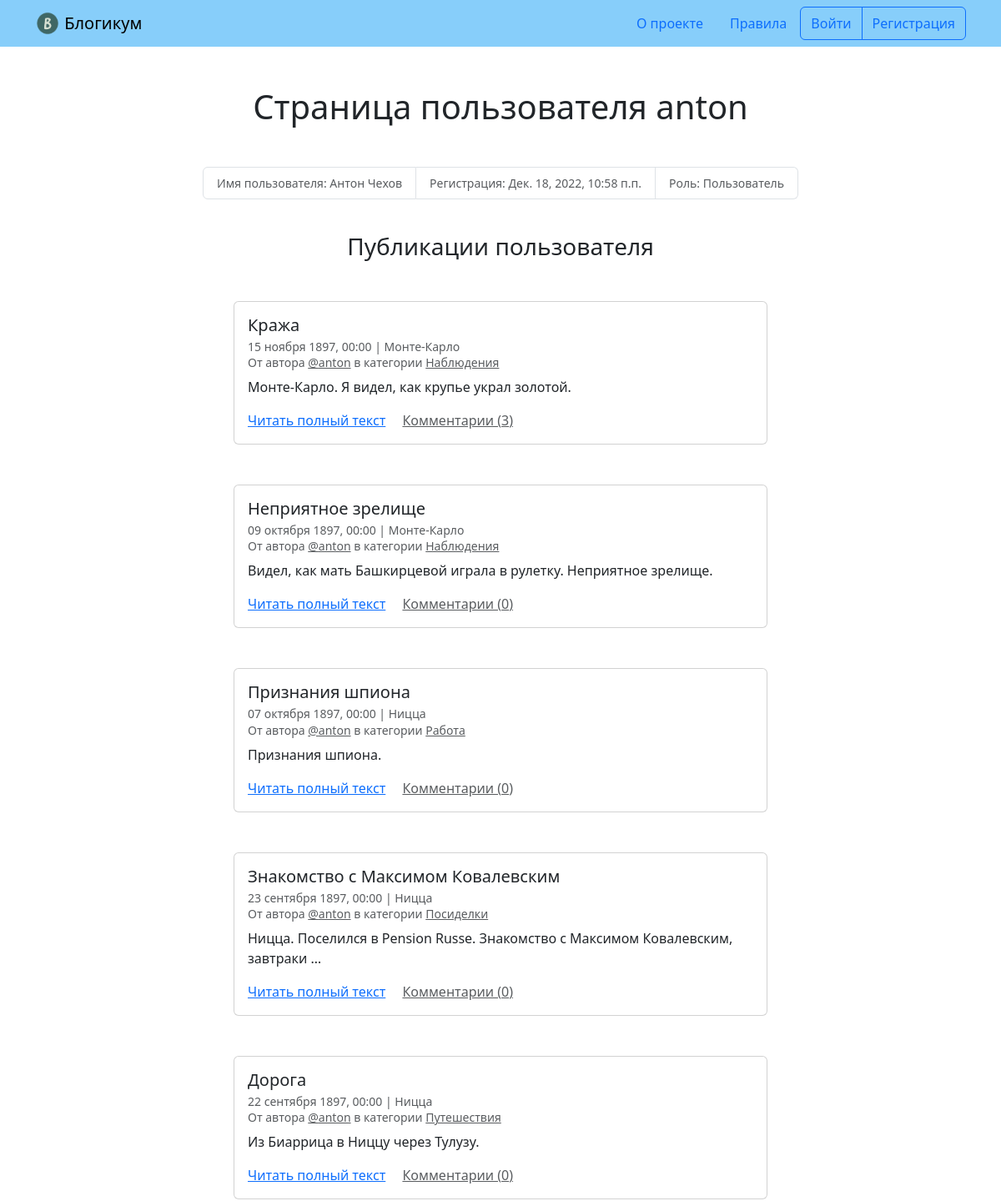
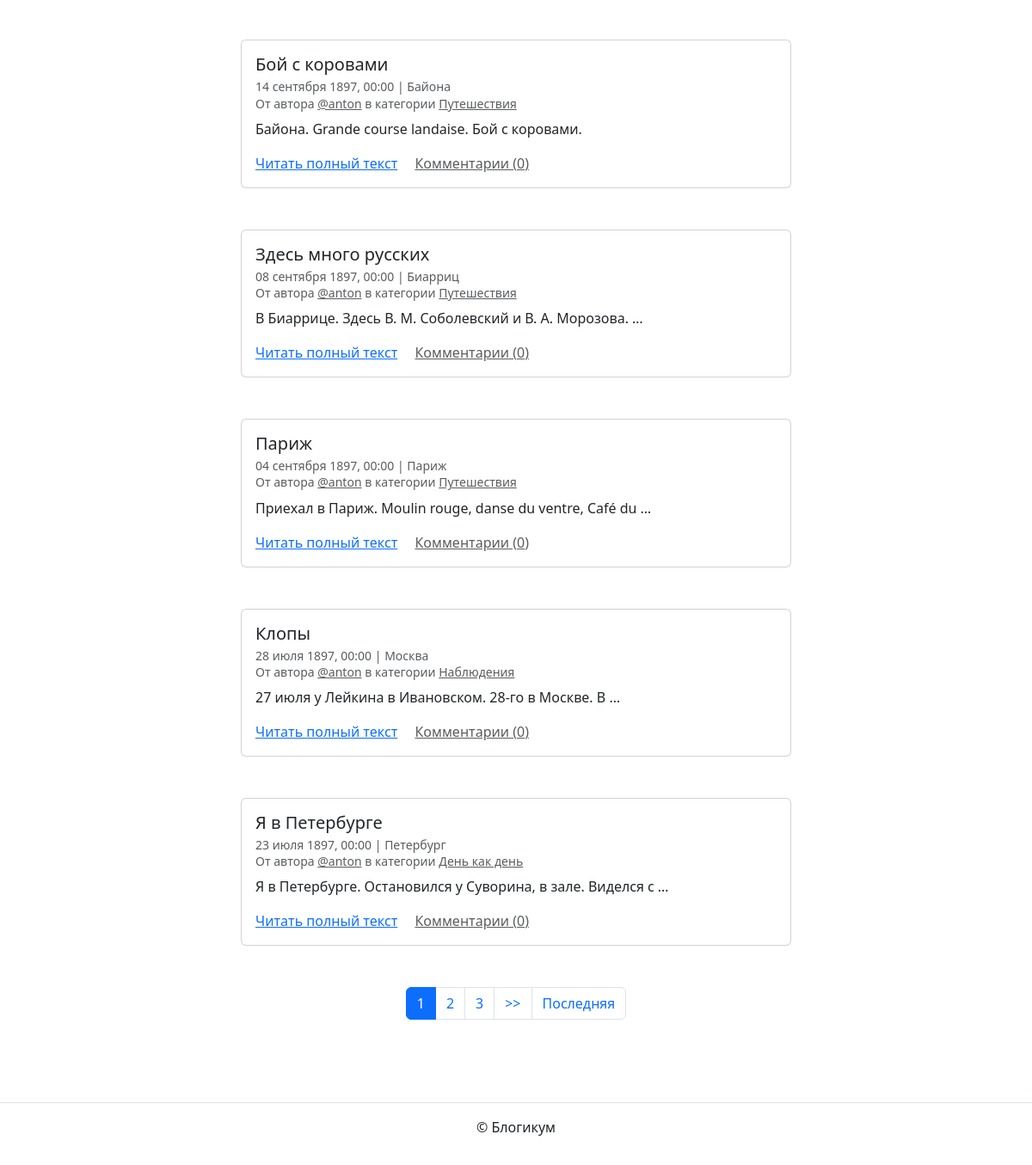
Screenshot of /profile/anton/ with the database file from the repository (2 pictures, top to bottom).
### blog/models.py (models this page shows, shortened)
class Post(PublishedModel):
    author = models.ForeignKey(
        User,
        on_delete=models.CASCADE,
        verbose_name='Автор публикации'
    )
    title = models.CharField(max_length=256, verbose_name='Заголовок')
    text = models.TextField(verbose_name='Текст')
    pub_date = models.DateTimeField(
        verbose_name='Дата и время публикации',
        help_text='Если установить дату и время в будущем — '
                  'можно делать отложенные публикации.')
    location = models.ForeignKey(
        Location,
        on_delete=models.SET_NULL,
        blank=True,
        null=True,
        verbose_name='Местоположение'
    )
    category = models.ForeignKey(
        Category,
        on_delete=models.SET_NULL,
        null=True,
        verbose_name='Категория'
    )
    objects = models.Manager()
    sorting_objects = SortingPost()
    image = models.ImageField(
        'Изображение', upload_to='posts_images', blank=True)
    class Meta:
        verbose_name = 'публикация'
        verbose_name_plural = 'Публикации'
    @property
    def comment_count(self):
        return self.comments.count()

class Location(PublishedModel):
    name = models.CharField(max_length=256, verbose_name='Название места')
    class Meta:
        verbose_name = 'местоположение'
        verbose_name_plural = 'Местоположения'

class Category(PublishedModel):
    title = models.CharField(max_length=256, verbose_name='Заголовок')
    description = models.TextField(verbose_name='Описание')
    slug = models.SlugField(
        unique=True,
        verbose_name='Идентификатор',
        help_text='Идентификатор страницы для URL; '
                  'разрешены символы латиницы, цифры, '
                  'дефис и подчёркивание.')
    class Meta:
        verbose_name = 'категория'
        verbose_name_plural = 'Категории'

### blog/views.py (the view)
# urls.py: path('profile/<username>/', views.profile, name='profile'),
def profile(request, username):
    template_name = 'blog/post_list.html'
    profile = get_object_or_404(User, username=username)
    user_post = (
        Post.objects.select_related(
            'author', 'location', 'category'
        ).filter(
            author=profile.pk
        ).order_by('-pub_date')
    )
    paginator = Paginator(user_post, 10)
    page_number = request.GET.get('page')
    user_post = paginator.get_page(page_number)
    context = {'profile': profile,
               'page_obj': user_post}
    return render(request, template_name, context)

### templates/blog/post_list.html (shortened to what this page needs)
{% extends "base.html" %}
{% block content %}
  <h1 class="mb-5 text-center ">Страница пользователя {{ profile }}</h1>
  <small>
    <ul class="list-group list-group-horizontal justify-content-center mb-3">
      <li class="list-group-item text-muted">Имя пользователя: {% if profile.get_full_name %}{{ profile.get_full_name }}{% else %}не указано{% endif %}</li>
      <li class="list-group-item text-muted">Регистрация: {{ profile.date_joined }}</li>
      <li class="list-group-item text-muted">Роль: {% if profile.is_staff %}Админ{% else %}Пользователь{% endif %}</li>
    </ul>
  </small>
  <br>
  <h3 class="mb-5 text-center">Публикации пользователя</h3>
  {% for post in page_obj %}
    <article class="mb-5">
      {% include "includes/post_card.html" %}
    </article>
  {% endfor %}
  {% include "includes/paginator.html" %}
{% endblock %}

### templates/includes/post_card.html (shortened to what this page needs)
<div class="col d-flex justify-content-center">
  <div class="card" style="width: 40rem;">
    <div class="card-body">
      <h5 class="card-title">{{ post.title }}</h5>
      <h6 class="card-subtitle mb-2 text-muted">
        <small>
          {{ post.pub_date|date:"d E Y, H:i" }} | {% if post.location and post.location.is_published %}{{ post.location.name }}{% else %}Планета Земля{% endif %}<br>
          От автора <a class="text-muted" href="{% url 'blog:profile' post.author %}">@{{ post.author.username }}</a> в
          категории {% include "includes/category_link.html" %}
        </small>
      </h6>
      <p class="card-text">{{ post.text|truncatewords:10 }}</p>
      <a href="{% url 'blog:post_detail' post.id %}" class="card-link">Читать полный текст</a>
      <a href="{% url 'blog:post_detail' post.id %}" class="card-link text-muted">Комментарии ({{ post.comment_count }})</a>
    </div>
  </div>
</div>

### templates/includes/category_link.html
<a class="text-muted" href="{% url 'blog:category_posts' post.category.slug %}">
  {{ post.category.title }}
</a>

### rows the page displays
Post: title "Кража", pub_date "15 ноября 1897, 00:00", location.name "Монте-Карло", author.username "anton", category "Наблюдения", text "Монте-Карло. Я видел, как крупье украл золотой.", comment_count "3"
Post: title "Неприятное зрелище", pub_date "09 октября 1897, 00:00", location.name "Монте-Карло", author.username "anton", category "Наблюдения", text "Видел, как мать Башкирцевой играла в рулетку. Неприятное зрелище.", comment_count "0"
Post: title "Признания шпиона", pub_date "07 октября 1897, 00:00", location.name "Ницца", author.username "anton", category "Работа", text "Признания шпиона.", comment_count "0"
Post: title "Знакомство с Максимом Ковалевским", pub_date "23 сентября 1897, 00:00", location.name "Ницца", author.username "anton", category "Посиделки", text "Ницца. Поселился в Pension Russe. Знакомство с Максимом Ковалевским, завтраки …", comment_count "0"
Post: title "Дорога", pub_date "22 сентября 1897, 00:00", location.name "Ницца", author.username "anton", category "Путешествия", text "Из Биаррица в Ниццу через Тулузу.", comment_count "0"
Post: title "Бой с коровами", pub_date "14 сентября 1897, 00:00", location.name "Байона", author.username "anton", category "Путешествия", text "Байона. Grande course landaise. Бой с коровами.", comment_count "0"
Post: title "Здесь много русских", pub_date "08 сентября 1897, 00:00", location.name "Биарриц", author.username "anton", category "Путешествия", text "В Биаррице. Здесь В. М. Соболевский и В. А. Морозова. …", comment_count "0"
Post: title "Париж", pub_date "04 сентября 1897, 00:00", location.name "Париж", author.username "anton", category "Путешествия", text "Приехал в Париж. Moulin rouge, danse du ventre, Café du …", comment_count "0"
Post: title "Клопы", pub_date "28 июля 1897, 00:00", location.name "Москва", author.username "anton", category "Наблюдения", text "27 июля у Лейкина в Ивановском. 28-го в Москве. В …", comment_count "0"
Post: title "Я в Петербурге", pub_date "23 июля 1897, 00:00", location.name "Петербург", author.username "anton", category "День как день", text "Я в Петербурге. Остановился у Суворина, в зале. Виделся с …", comment_count "0"

### other values shown
{{ profile }} "anton"
{{ profile.get_full_name }} "Антон Чехов"
{{ profile.date_joined }} "Дек. 18, 2022, 10:58 п.п."
{{ i }} "1"
{{ i }} "2" "3"
